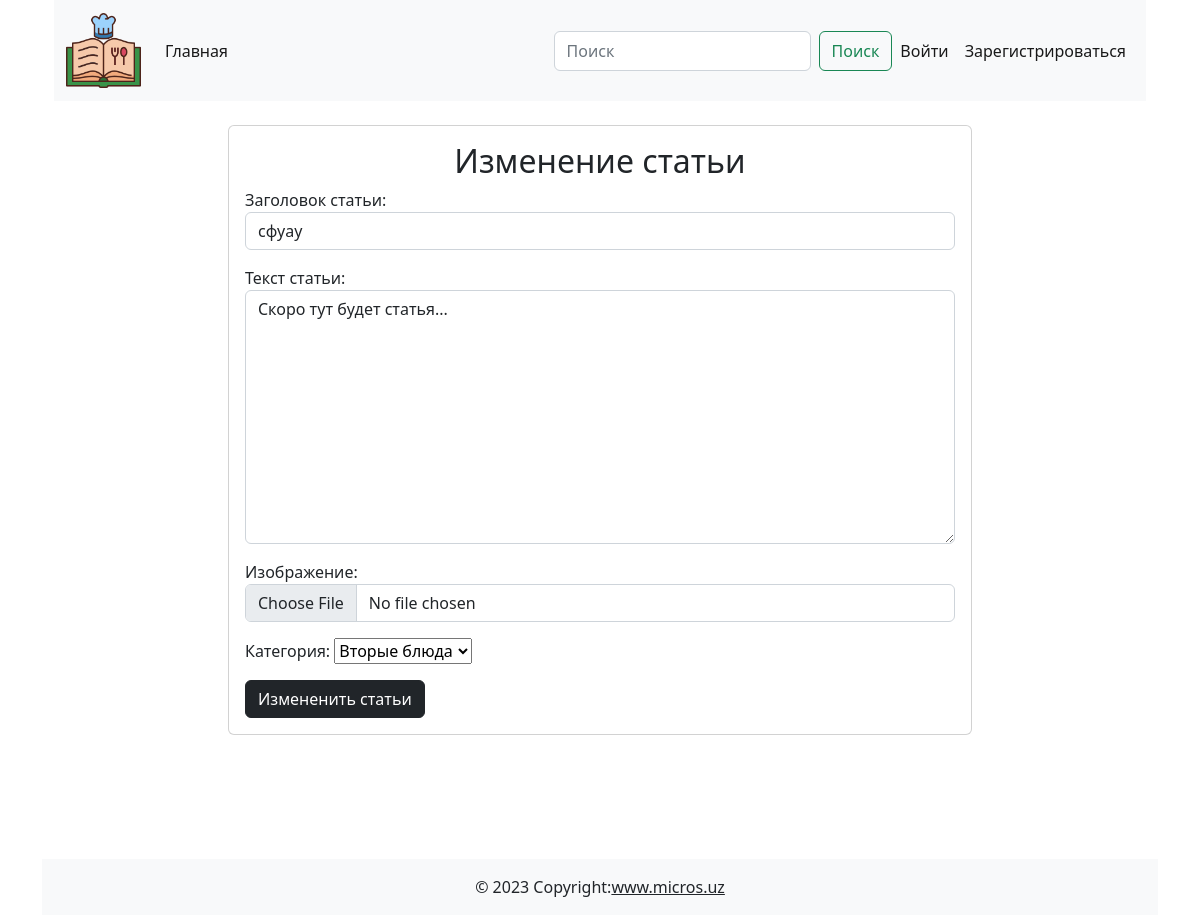
/post/7/update/, run on the app's committed database.
### cooking/models.py (models this page shows, shortened)
class Post(models.Model):
    title = models.CharField(max_length=255, verbose_name="Заголовок статьи")
    content = models.TextField(
        default="Скоро тут будет статья...", verbose_name="Текст статьи"
    )
    created_at = models.DateTimeField(auto_now_add=True, verbose_name="Дата создания")
    updated_at = models.DateTimeField(auto_now=True, verbose_name="Дата обновления")
    photo = models.ImageField(
        upload_to="photos/", blank=True, null=True, verbose_name="Изображение"
    )
    watched = models.PositiveIntegerField(default=0, verbose_name="Просмотры")
    is_published = models.BooleanField(default=True, verbose_name="Публикация")
    category = models.ForeignKey(
        Category, on_delete=models.CASCADE, verbose_name="Категория"
    )
    author = models.ForeignKey(
        User, default=None, null=True, blank=True, on_delete=models.CASCADE
    )
    class Meta:
        verbose_name = "Пост"
        verbose_name_plural = "Посты"

class Category(models.Model):
    title = models.CharField(max_length=255, verbose_name="Название категории")
    def __str__(self):
        return self.title
    class Meta:
        verbose_name = "Категория"
        verbose_name_plural = "Категории"

### cooking/views.py (the view)
# urls.py: path('post/<int:pk>/update/', PostUpdate.as_view(), name='post_update'),
class PostUpdate(UpdateView):
    model = Post
    form_class = PostAddForm
    template_name = "cooking/article_add_form.html"

### cooking/forms.py
class PostAddForm(forms.ModelForm):
    class Meta:
        model = Post
        fields = ("title", "content", "photo", "category")
        widgets = {
            "title": forms.TextInput(attrs={"class": "form-control"}),
            "content": forms.Textarea(attrs={"class": "form-control"}),
            "photo": forms.FileInput(attrs={"class": "form-control"}),
            "categore": forms.Select(attrs={"class": "form-control"}),
        }

### cooking/templates/cooking/article_add_form.html (shortened to what this page needs)
{% extends 'base.html' %}
{% block main %}
<div class="d-flex justify-content-center">
    <div class="card col-8 mb-4 mt-4">
        <div class="card-body">
            <h2 class="text-center">
                {% if 'update' in request.path %}
                    Изменение статьи
                {% else %}
                    Добавление новой статьи
                {% endif %}
            </h2>
            <form action="" method="post" enctype="multipart/form-data">
                {{ form.as_p }}
                <button class="btn btn-dark" type="submit">
                {% if 'update' in request.path %}
                    Измененить статьи
                {% else %}
                    Добаваить статью
                {% endif %}
                </button>
            </form>
        </div>
    </div>
</div>
{% endblock main %}

### data on the page
Post: title "сфуау", content "Скоро тут будет статья...", category "Вторые блюда"
